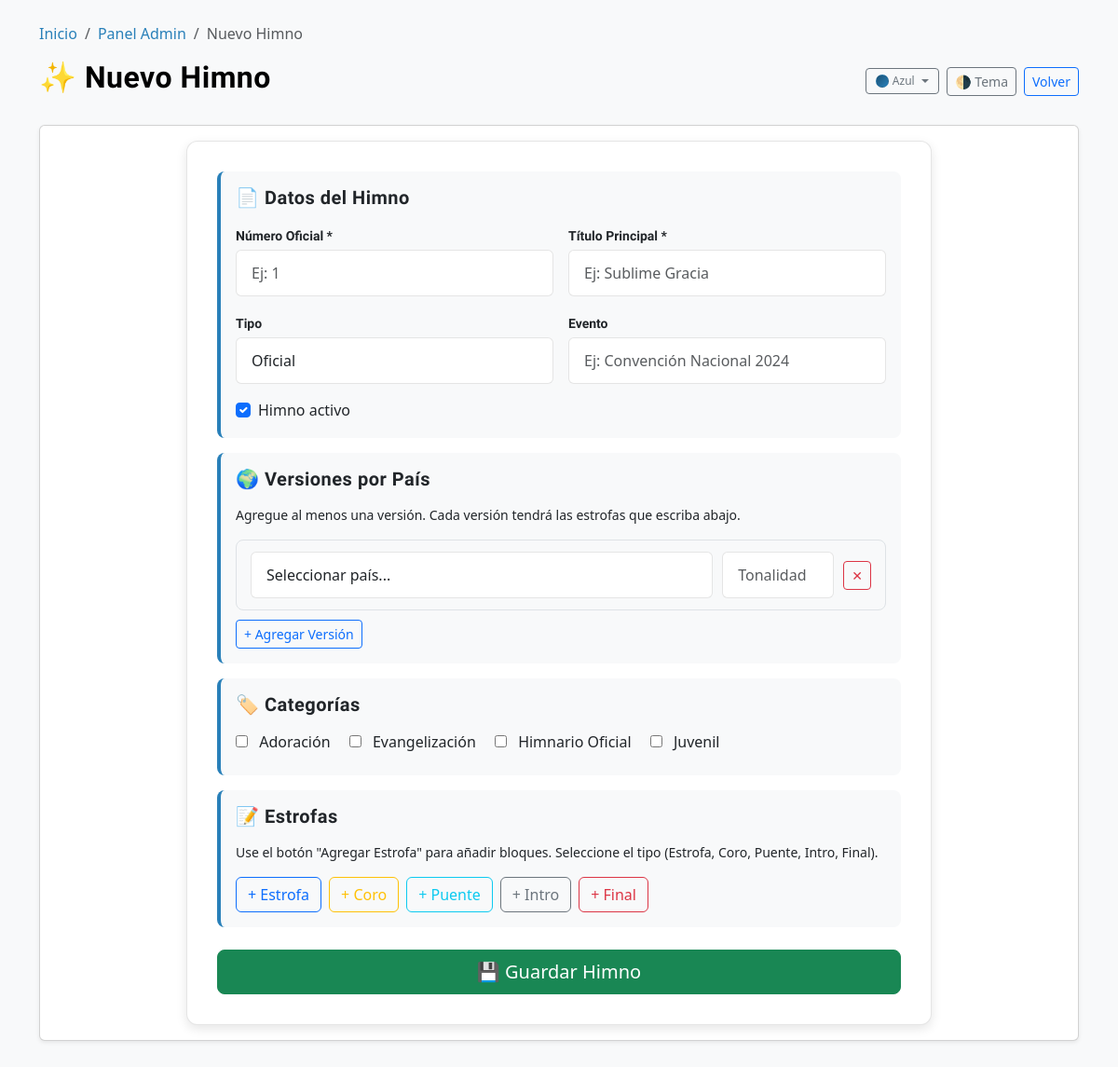
Screenshot of /admin/crear.php (signed in) with the database file from the repository.
### tables this page shows
CREATE TABLE `categorias` (
  `id` int NOT NULL AUTO_INCREMENT,
  `nombre` varchar(100) NOT NULL,
  PRIMARY KEY (`id`),
  UNIQUE KEY `nombre` (`nombre`)
);

### admin/crear.php (the view, shortened to what this page needs)
<?php
require_once '../includes/db.php';
require_once '../includes/funciones.php';
$categorias_list = $conexion->query("SELECT id, nombre FROM categorias ORDER BY nombre ASC");
?>
<!DOCTYPE html>
<html lang="es" data-bs-theme="light">
<head>
    <link href="https://cdn.jsdelivr.net/npm/bootstrap@5.3.0/dist/css/bootstrap.min.css" rel="stylesheet">
    <link rel="stylesheet" href="../css/style.css">
</head>
<body>
<div class="container mt-4 mb-5">
    <?php echo generarBreadcrumbs(['Inicio' => '../index.php', 'Panel Admin' => 'index.php', 'Nuevo Himno' => null]); ?>
    <div class="d-flex justify-content-between align-items-center mb-4">
        <h2>✨ Nuevo Himno</h2>
        <div class="d-flex gap-2 align-items-center">
            <div class="dropdown d-none d-md-inline-block">
                <button class="btn btn-outline-secondary btn-sm dropdown-toggle d-flex align-items-center gap-1" id="theme-variant-btn" data-bs-toggle="dropdown" aria-expanded="false" style="gap:4px;padding:4px 10px;">
                    <span class="theme-dot" data-theme="blue" style="width:14px;height:14px;border-width:1px;"></span>
                    <span style="font-size:0.75rem;">Azul</span>
                </button>
            </div>
            <button class="btn btn-outline-secondary btn-sm" onclick="Himnario.toggleTheme()">🌗 Tema</button>
            <a href="index.php" class="btn btn-outline-primary btn-sm">Volver</a>
        </div>
    </div>
    <div class="card shadow-sm">
        <div class="card-body">
            <form method="POST" class="admin-form" id="form-himno">
                <div class="form-section">
                    <h5 class="mb-3">📄 Datos del Himno</h5>
                    <div class="form-row">
                        <div>
                            <label class="form-label">Número Oficial *</label>
                            <input type="number" name="numero_oficial" class="form-control" required
                                   value="<?php echo isset($_POST['numero_oficial']) ? (int)$_POST['numero_oficial'] : ''; ?>"
                                   placeholder="Ej: 1">
                        </div>
                        <div>
                            <label class="form-label">Título Principal *</label>
                            <input type="text" name="titulo_principal" class="form-control" required
                                   value="<?php echo isset($_POST['titulo_principal']) ? sanitizar($_POST['titulo_principal']) : ''; ?>"
                                   placeholder="Ej: Sublime Gracia">
                        </div>
                    </div>
                    <div class="form-row">
                        <div>
                            <label class="form-label">Tipo</label>
                            <select name="tipo" class="form-select">
                                <option value="1" <?php echo (isset($_POST['tipo']) && (int)$_POST['tipo'] === 1) ? 'selected' : ''; ?>>Oficial</option>
                            </select>
                        </div>
                        <div>
                            <label class="form-label">Evento</label>
                            <input type="text" name="evento" class="form-control"
                                   value="<?php echo isset($_POST['evento']) ? sanitizar($_POST['evento']) : ''; ?>"
                                   placeholder="Ej: Convención Nacional 2024">
                        </div>
                    </div>
                    <div class="form-check mt-2">
                        <input type="checkbox" name="activo" id="activo" class="form-check-input" value="1" checked>
                        <label class="form-check-label" for="activo">Himno activo</label>
                    </div>
                </div>
                <div class="form-section">
                    <h5 class="mb-3">🌍 Versiones por País</h5>
                    <p class="form-help-text">Agregue al menos una versión. Cada versión tendrá las estrofas que escriba abajo.</p>
                    <div id="versiones-container">
                    </div>
                    <button type="button" class="btn btn-outline-primary btn-sm" onclick="agregarVersion()">+ Agregar Versión</button>
                </div>
                <div class="form-section">
                    <h5 class="mb-3">🏷️ Categorías</h5>
                    <div>
                        <?php if ($categorias_list && $categorias_list->num_rows > 0): ?>
                            <?php while($cat = $categorias_list->fetch_assoc()): ?>
                                <label class="categoria-label">
                                    <input type="checkbox" name="categorias[]" value="<?php echo (int)$cat['id']; ?>"
                                           class="categoria-checkbox"
                                           <?php echo (isset($_POST['categorias']) && in_array($cat['id'], $_POST['categorias'])) ? 'checked' : ''; ?>>
                                    <?php echo sanitizar($cat['nombre']); ?>
                                </label>
                            <?php endwhile; ?>
                        <?php else: ?>
                            <p class="text-muted small">No hay categorías disponibles.</p>
                        <?php endif; ?>
                    </div>
                </div>
                <div class="form-section">
                    <h5 class="mb-3">📝 Estrofas</h5>
                    <p class="form-help-text">Use el botón "Agregar Estrofa" para añadir bloques. Seleccione el tipo (Estrofa, Coro, Puente, Intro, Final).</p>
                    <div class="d-flex gap-2 mt-3">
                        <button type="button" class="btn btn-outline-primary" onclick="agregarEstrofa('Estrofa')">+ Estrofa</button>
                        <button type="button" class="btn btn-outline-warning" onclick="agregarEstrofa('Coro')">+ Coro</button>
                        <button type="button" class="btn btn-outline-info" onclick="agregarEstrofa('Puente')">+ Puente</button>
                        <button type="button" class="btn btn-outline-secondary" onclick="agregarEstrofa('Intro')">+ Intro</button>
                        <button type="button" class="btn btn-outline-danger" onclick="agregarEstrofa('Final')">+ Final</button>
                    </div>
                </div>
                <div class="d-grid mt-4">
                    <button type="submit" class="btn btn-success btn-lg">💾 Guardar Himno</button>
                </div>
            </form>
        </div>
    </div>
</div>
</body>
</html>

### includes/funciones.php (shortened to what this page needs)
<?php
function generarBreadcrumbs($items) {
    $html = '<nav aria-label="breadcrumb"><ol class="breadcrumb">';
    foreach ($items as $label => $url) {
        if ($url) {
            $html .= '<li class="breadcrumb-item"><a href="' . sanitizar($url) . '">' . sanitizar($label) . '</a></li>';
        } else {
            $html .= '<li class="breadcrumb-item active" aria-current="page">' . sanitizar($label) . '</li>';
        }
    }
    $html .= '</ol></nav>';
    return $html;
}
function sanitizar($input) {
    return htmlspecialchars(trim((string)$input), ENT_QUOTES, 'UTF-8');
}

### admin/crear.php (style rules this page uses)
.categoria-checkbox { margin-right: 8px; }
.categoria-label { display: inline-block; margin-right: 16px; margin-bottom: 8px; }

### rows the page displays
categorias: nombre "Adoración"
categorias: nombre "Evangelización"
categorias: nombre "Himnario Oficial"
categorias: nombre "Juvenil"

### other values shown
sanitizar($label) "Inicio"
sanitizar($label) "Panel Admin"
sanitizar($label) "Nuevo Himno"
